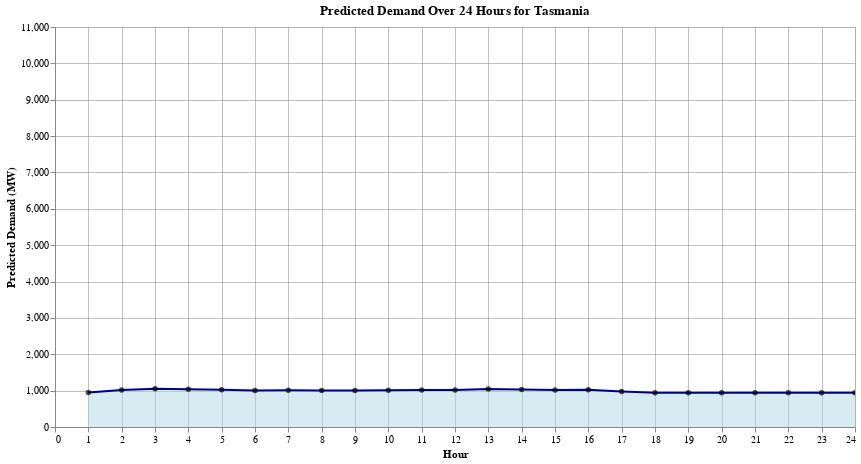

Here is the notebook cell this chart was saved with:
### Markdown cell above
### V. Predictions for Tasmania

### Code cell
# Weather-related features for prediction

# in mm (IQR: 0.2mm-0mm)
Precipitation = 0.1

# as a percentage % (IQR: 79%-52%)
RelativeHumidity = 50

# in degrees C (IQR: 23°C-15°C)
AirTemperature = 23

# in degrees C (IQR: 17°C-10°C)
WetBulbTemperature = 18

# in degrees C (IQR: 15°C-6°C)
DewTemperature = 15

# in hPa (hectopascals) (IQR: 1021 hPa-1012 hPa)
SeaPressure = 1020

# in hPa (hectopascals) (IQR: 1018 hPa-1008 hPa)
StationPressure = 1000

# Seasoanl and Temporal related features for prediction
Month = 4
Day = 24
Hour = 6
DayOfYear = 115

# Season encoded in to 4 categories 
# Summer from December to February, Autumn from March to May, Winter from June to August, and Spring from September to November 
Season_Autumn = 1
Season_Spring = 0
Season_Summer = 0
Season_Winter = 0

# Time of the day encoded in to 4 categories. 
# The times of the day are categorized as Morning (05–12), Afternoon (12–17), Evening (17–21), and Night (21–05) in 24-hour time
TimeOfDay_Afternoon = 0
TimeOfDay_Evening = 0
TimeOfDay_Morning = 1
TimeOfDay_Night = 0

# If the corresponding day is a weekend:IsWeekend_False= 0, IsWeekend_True = 1
# If the corresponding day is a weekday:IsWeekend_False= 1, IsWeekend_True = 0
IsWeekend_False = 1
IsWeekend_True = 0

tas_predicted_demand_df = predict_demand_for_region(Precipitation, RelativeHumidity, AirTemperature, WetBulbTemperature, DewTemperature,
                                                    SeaPressure, StationPressure, Month, Day, DayOfYear, Hour,
                                                    Season_Autumn, Season_Spring, Season_Summer, Season_Winter,
                                                    TimeOfDay_Afternoon, TimeOfDay_Evening, TimeOfDay_Morning, TimeOfDay_Night,
                                                    IsWeekend_False, IsWeekend_True, tas_model)

tas_interactive_plot = create_interactive_demand_plot(tas_predicted_demand_df, 'Tasmania')
tas_interactive_plot.save('tas_interactive_plot.html',embed_options={'render':'svg','actions':False})
tas_interactive_plot

### Figure 1 — Vega-Lite specification as saved in the notebook (floating-point values rounded to 4 significant figures)
{"config": {"view": {"continuousWidth": 300, "continuousHeight": 300}}, "layer": [{"mark": {"type": "area", "color": "lightblue", "line": {"color": "darkblue"}, "opacity": 0.5}, "encoding": {"tooltip": [{"field": "Hour", "type": "quantitative"}, {"field": "Predicted Demand", "format": ".3f", "title": "Predicted Demand (MW)", "type": "quantitative"}, {"field": "Cumulative Demand", "format": ".3f", "title": "Predicted Total Demand (MW)", "type": "quantitative"}, {"field": "Average Hourly Demand", "format": ".3f", "title": "Predicted Average Demand per Hour (MW)", "type": "quantitative"}], "x": {"axis": {"grid": true, "gridColor": "gray", "gridWidth": 0.5, "title": "Hour"}, "field": "Hour", "scale": {"domain": [0, 24]}, "type": "quantitative"}, "y": {"axis": {"grid": true, "gridColor": "gray", "gridWidth": 0.5, "title": "Predicted Demand (MW)"}, "field": "Predicted Demand", "scale": {"domain": [0, 11000]}, "type": "quantitative"}}, "name": "view_5", "title": "Predicted Demand Over 24 Hours for Tasmania"}, {"mark": {"type": "circle", "color": "black"}, "encoding": {"tooltip": [{"field": "Hour", "type": "quantitative"}, {"field": "Predicted Demand", "format": ".3f", "title": "Predicted Demand (MW)", "type": "quantitative"}, {"field": "Cumulative Demand", "format": ".3f", "title": "Total Predicted Demand (MW)", "type": "quantitative"}, {"field": "Average Hourly Demand", "format": ".3f", "title": "Average Hourly Demand (MW)", "type": "quantitative"}], "x": {"field": "Hour", "type": "quantitative"}, "y": {"field": "Predicted Demand", "type": "quantitative"}}, "title": "Predicted Demand Over 24 Hours for Tasmania"}], "data": {"name": "data-34b694f459c59807bd1f7494dbe922ed"}, "height": 400, "params": [{"name": "param_5", "select": {"type": "interval", "encodings": ["x", "y"]}, "bind": "scales", "views": ["view_5"]}], "width": 800, "$schema": "https://vega.github.io/schema/vega-lite/v5.17.0.json", "datasets": {"data-34b694f459c59807bd1f7494dbe922ed": [{"Hour": 1, "Predicted Demand": 948.3, "Cumulative Demand": 948.3, "Average Hourly Demand": 948.3}, {"Hour": 2, "Predicted Demand": 1020.0, "Cumulative Demand": 1968.0, "Average Hourly Demand": 984.1}, {"Hour": 3, "Predicted Demand": 1050.0, "Cumulative Demand": 3018.0, "Average Hourly Demand": 1006.0}, {"Hour": 4, "Predicted Demand": 1038.0, "Cumulative Demand": 4057.0, "Average Hourly Demand": 1014.0}, {"Hour": 5, "Predicted Demand": 1025.0, "Cumulative Demand": 5081.0, "Average Hourly Demand": 1016.0}, {"Hour": 6, "Predicted Demand": 1006.0, "Cumulative Demand": 6087.0, "Average Hourly Demand": 1015.0}, {"Hour": 7, "Predicted Demand": 1008.0, "Cumulative Demand": 7096.0, "Average Hourly Demand": 1014.0}, {"Hour": 8, "Predicted Demand": 1007.0, "Cumulative Demand": 8103.0, "Average Hourly Demand": 1013.0}, {"Hour": 9, "Predicted Demand": 1007.0, "Cumulative Demand": 9109.0, "Average Hourly Demand": 1012.0}, {"Hour": 10, "Predicted Demand": 1009.0, "Cumulative Demand": 10120.0, "Average Hourly Demand": 1012.0}, {"Hour": 11, "Predicted Demand": 1018.0, "Cumulative Demand": 11140.0, "Average Hourly Demand": 1012.0}, {"Hour": 12, "Predicted Demand": 1018.0, "Cumulative Demand": 12150.0, "Average Hourly Demand": 1013.0}, {"Hour": 13, "Predicted Demand": 1046.0, "Cumulative Demand": 13200.0, "Average Hourly Demand": 1015.0}, {"Hour": 14, "Predicted Demand": 1033.0, "Cumulative Demand": 14230.0, "Average Hourly Demand": 1017.0}, {"Hour": 15, "Predicted Demand": 1015.0, "Cumulative Demand": 15250.0, "Average Hourly Demand": 1017.0}, {"Hour": 16, "Predicted Demand": 1023.0, "Cumulative Demand": 16270.0, "Average Hourly Demand": 1017.0}, {"Hour": 17, "Predicted Demand": 973.4, "Cumulative Demand": 17250.0, "Average Hourly Demand": 1014.0}, {"Hour": 18, "Predicted Demand": 940.4, "Cumulative Demand": 18190.0, "Average Hourly Demand": 1010.0}, {"Hour": 19, "Predicted Demand": 940.4, "Cumulative Demand": 19130.0, "Average Hourly Demand": 1007.0}, {"Hour": 20, "Predicted Demand": 940.4, "Cumulative Demand": 20070.0, "Average Hourly Demand": 1003.0}, {"Hour": 21, "Predicted Demand": 940.4, "Cumulative Demand": 21010.0, "Average Hourly Demand": 1000.0}, {"Hour": 22, "Predicted Demand": 940.4, "Cumulative Demand": 21950.0, "Average Hourly Demand": 997.6}, {"Hour": 23, "Predicted Demand": 940.4, "Cumulative Demand": 22890.0, "Average Hourly Demand": 995.1}, {"Hour": 24, "Predicted Demand": 940.4, "Cumulative Demand": 23830.0, "Average Hourly Demand": 992.9}]}}
